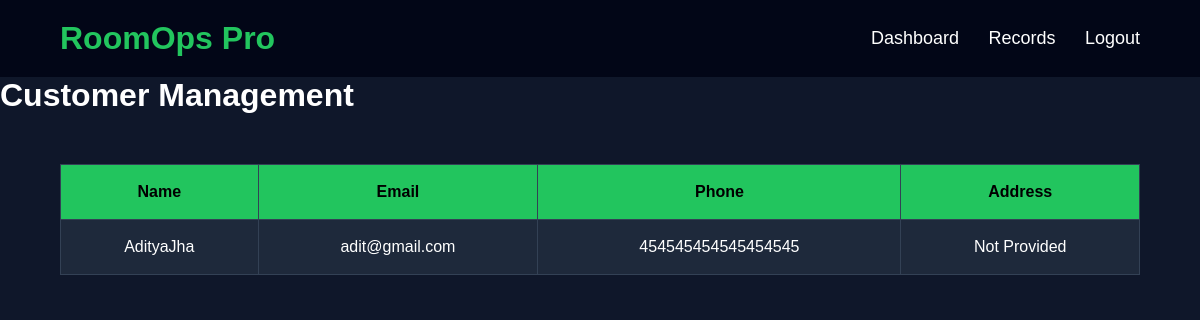
The page /customers/ (signed in) on the database its author committed.
### hotel/models.py (models this page shows, shortened)
class Customer(models.Model):
    name = models.CharField(max_length=100)
    email = models.EmailField(unique=True)
    phone = models.CharField(max_length=15)
    address = models.TextField()

### hotel/views.py (the view)
# urls.py: path('customers/', views.customers, name='customers'),
@login_required(login_url='/login/')
def customers(request):
    customers = Customer.objects.all().order_by('-id')
    return render(
        request,
        'customers.html',
        {
            'customers': customers
        }
    )

### hotel/templates/customers.html (shortened to what this page needs)
{% load static %}
<!DOCTYPE html>
<html>
<head>
    <link rel="stylesheet" href="{% static 'css/style.css' %}">
</head>
<body>
<div class="navbar">
    <div class="logo">RoomOps Pro</div>
    <div class="nav-links">
        <a href="/dashboard/">Dashboard</a>
        <a href="/records/">Records</a>
        <a href="/logout/">Logout</a>
    </div>
</div>
<h1 class="page-title">Customer Management</h1>
<div class="table-container">
<table>
    <tr>
        <th>Name</th>
        <th>Email</th>
        <th>Phone</th>
        <th>Address</th>
    </tr>
    {% for customer in customers %}
    <tr>
        <td>{{ customer.name }}</td>
        <td>{{ customer.email }}</td>
        <td>{{ customer.phone }}</td>
        <td>{{ customer.address }}</td>
    </tr>
    {% empty %}
    <tr>
        <td colspan="4">No Customers Found</td>
    </tr>
    {% endfor %}
</table>
</div>
</body>
</html>

### hotel/static/css/style.css (style rules this page uses)
* { margin: 0; padding: 0; box-sizing: border-box; font-family: Arial, sans-serif; }
body { background: #0f172a; color: white; }
.navbar { display: flex; justify-content: space-between; align-items: center; padding: 20px 60px; background: #020617; }
.logo { font-size: 32px; font-weight: bold; color: #22c55e; }
.nav-links a { color: white; text-decoration: none; margin-left: 25px; font-size: 18px; }
.table-container { width: 90%; margin: 50px auto; overflow-x: auto; }
table { width: 100%; border-collapse: collapse; background: #1e293b; }
th, td { padding: 18px; border: 1px solid #334155; text-align: center; }
th { background: #22c55e; color: black; }

### rows shown on the page
Customer: name "AdityaJha", email "adit@gmail.com", phone "454545454545454545", address "Not Provided"
